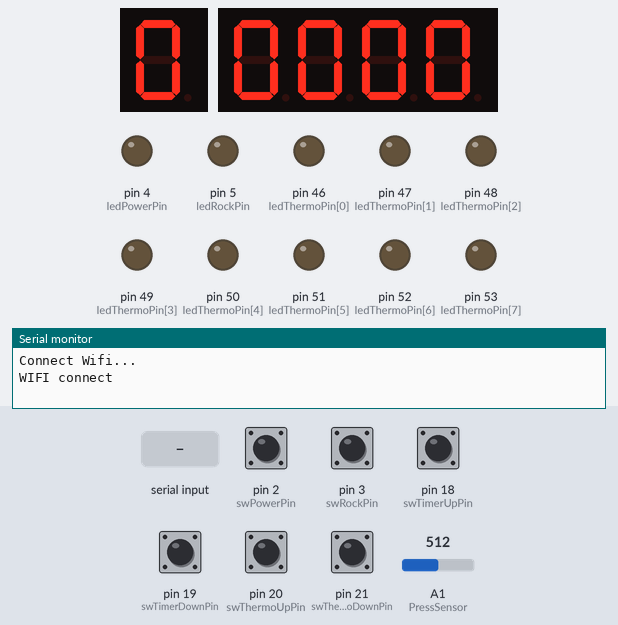
Recording of a sketch running on a simulated Arduino Mega 2560, built with avr-gcc and run on an emulated ATmega2560. On the bench: 1-digit seven-segment display, 4-digit seven-segment display, output pins drawn as LEDs (lit = HIGH), the last lines printed to the serial monitor. Wiring (inferred from the names in the program): 1-digit 7-segment display, segments lit when HIGH: segments pin 37, pin 38, pin 39, pin 40, pin 41, pin 42, pin 43. The inputs (shaded band) are chosen by the test bench; at power-on: pin 2 (swPowerPin), pin 3 (swRockPin), pin 18 (swTimerUpPin), pin 19 (swTimerDownPin), pin 20 (swThermoUpPin), pin 21 (swThermoDownPin) HIGH, A1 (PressSensor) = 512. The modem accepts every AT command (registered, SIM ready, sends succeed) and sends nothing else; the segment pins are drawn as the display they are named for; pins used as bus, display or sensor lines are not drawn.

Above: at 12.7 s.
12.8 s: pin 2 (swPowerPin) pulled LOW for 0.15 s
At 13.4 s:
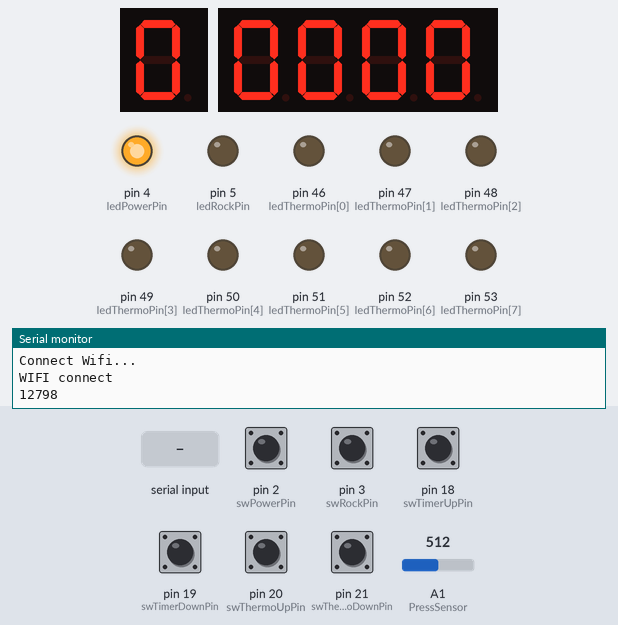
14.4 s: pin 20 (swThermoUpPin) pulled LOW for 0.15 s
At 14.7 s:
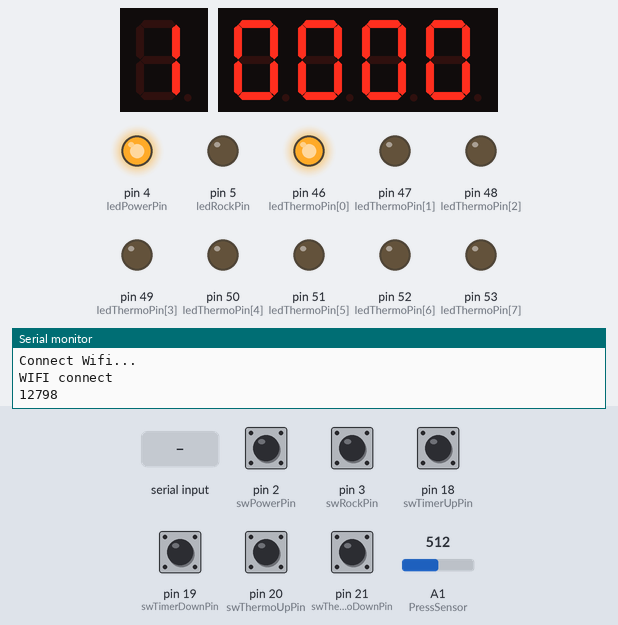
16.0 s: "4" received over Serial
At 16.4 s:
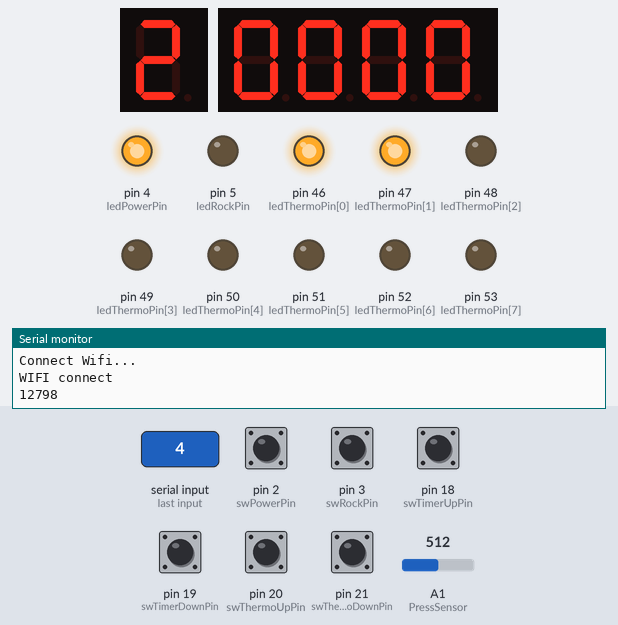
17.5 s: pin 20 (swThermoUpPin) pulled LOW for 1 s
At 18.2 s:
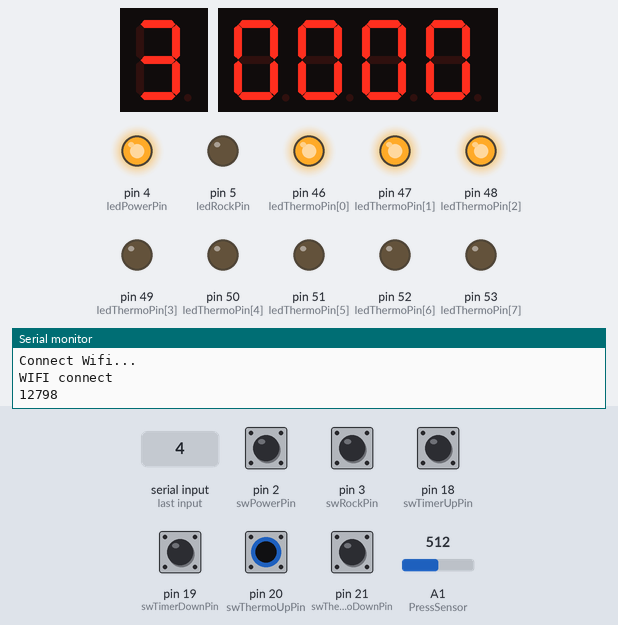
20.0 s: pin 20 (swThermoUpPin) pulled LOW for 0.15 s
At 21.1 s:
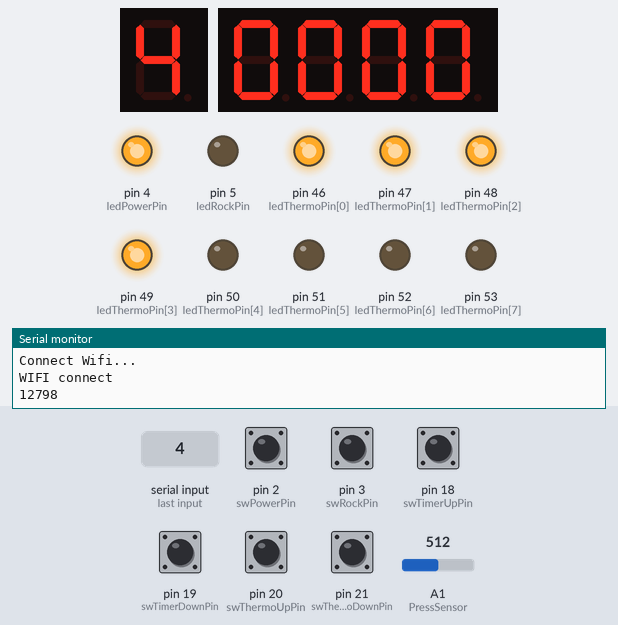
21.6 s: pin 18 (swTimerUpPin) pulled LOW for 0.15 s
At 22.8 s:
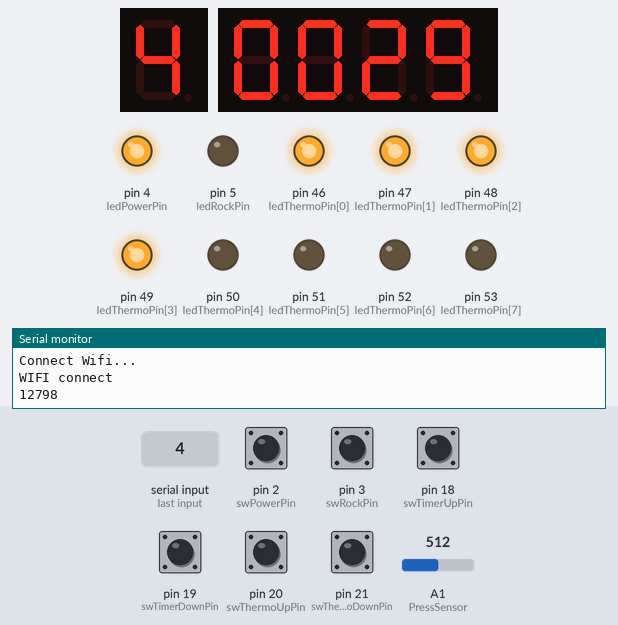
Timing chart, 0 to 24.5 s (numbered marks = the images above; inputs shaded):
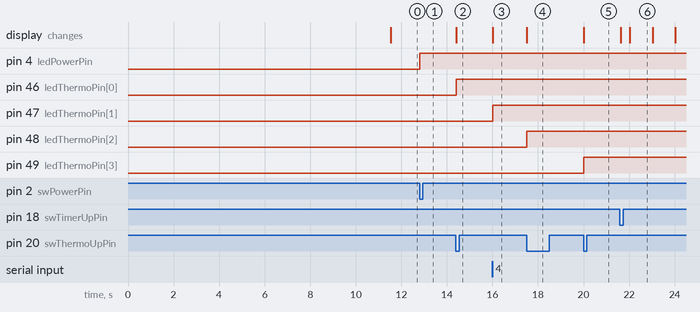

Measured:
- after the input at 12.8 s, pin 4 (ledPowerPin): LOW → HIGH at once
- after the input at 14.4 s, pin 46 (ledThermoPin[0]): LOW → HIGH at once; the display: changes at once (image 2)
- after the input at 16.0 s, pin 47 (ledThermoPin[1]): LOW → HIGH at once; the display: changes at once (image 3)
- after the input at 17.5 s, pin 48 (ledThermoPin[2]): LOW → HIGH at once; the display: changes at once (image 4)
- after the input at 20.0 s, pin 49 (ledThermoPin[3]): LOW → HIGH at once; the display: changes at once (image 5)
- after the input at 21.6 s, the display: first changes at once (image 6 shows a later state)

The sketch:

combine_wifi.ino
```cpp
#include <TM1637Display.h>
#include <SimpleTimer.h>

#define debounceTime 200      // debounce시간 설정(200ms)

// 와이파이 설정
String ssid = "iot401-2";
String PASSWORD = "iot123456";
String host = "10.0.106.11";
String port = "11111";

// 핀번호 설정
const uint8_t ledPowerPin = 4;
const uint8_t ledRockPin = 5;
const uint8_t fndPin[7] = {37, 38, 39, 40, 41, 42, 43};
const uint8_t ledThermoPin[8] = {46, 47, 48, 49, 50, 51, 52, 53};

const uint8_t swPowerPin = 2;
const uint8_t swRockPin = 3;
const uint8_t swThermoUpPin = 20;
const uint8_t swThermoDownPin = 21;
const uint8_t swTimerUpPin = 18;
const uint8_t swTimerDownPin = 19;

const uint8_t CLK = 31;
const uint8_t DIO = 30;

const uint8_t PressSensor = A1;

// 인터럽트에 쓰이는 변수
volatile int setTime = 0; // 타이머 시간 변수
volatile int thermo = 0;  // 온도 조절 변수
volatile bool powerFlag = false;  // 전원 변화를 체크하는 플래그 변수
volatile bool powerState = LOW;   // 전원led 상태 변수
volatile bool rockFlag = false;  // 잠금 변화를 체크하는 플래그 변수
volatile bool rockState = LOW;   // 잠금led 상태 변수
volatile bool timerFlag = false;   // 타이머 완료 확인 변수

// fnd 데이터 배열
const uint16_t fndData[9] = {0x3F, 0x06, 0x5B, 0x4F, 0x66, 0x6D, 0x7D, 0x27, 0x7F};
uint8_t data[] = { 0xff, 0xff, 0xff, 0xff };    // 시계형 7세그먼트 4칸모듈에 출력해주기 위해 저장되는 배열

// 타이머에 사용되는 변수
int num1, num2, num3, num4;             // 흘러가는 시간 출력 변수들(첫번째 칸수 ~ 네번째 칸 번호)
int current_sec = 0;                    // start를 누른후 흘러가는 초를 세주기 위한 변수
int pre_sec;
int period = 0;

// led 상태변수
bool ledState = LOW;

// 무게감지 플래그 변수
bool weightFlag = false;

// 시간 통신 변수
uint32_t onTime = 0;
uint32_t offTime = 0;
uint32_t sendTime = 0;
bool sendFlag = false;

int i;

SimpleTimer timer;                      // timer 를 쓰겠다고 선언함
TM1637Display display(CLK, DIO);        // clk, dio핀을 연결하고 시계형 7세그먼트 4칸 모듈에 출력함

void setup() {
  //set up led
  pinMode(ledPowerPin, OUTPUT);
  pinMode(ledRockPin, OUTPUT);
  for (i = 0; i < 8; i++) {
    pinMode(ledThermoPin[i], OUTPUT);
  }

  for (i = 0; i < 7; i++) {
    pinMode(fndPin[i], OUTPUT);
  }

  // set up sw
  pinMode(swPowerPin, INPUT_PULLUP);
  pinMode(swRockPin, INPUT_PULLUP);
  pinMode(swThermoUpPin, INPUT_PULLUP);
  pinMode(swThermoDownPin, INPUT_PULLUP);
  pinMode(swTimerUpPin, INPUT_PULLUP);
  pinMode(swTimerDownPin, INPUT_PULLUP);

  // use interrupt
  attachInterrupt(digitalPinToInterrupt(swPowerPin), powerInterrupt, FALLING);
  attachInterrupt(digitalPinToInterrupt(swRockPin), RockInterrupt, FALLING);
  attachInterrupt(digitalPinToInterrupt(swThermoUpPin), thermoUpInterrupt, FALLING);
  attachInterrupt(digitalPinToInterrupt(swThermoDownPin), thermoDownInterrupt, FALLING);
  attachInterrupt(digitalPinToInterrupt(swTimerUpPin), timerUpInterrupt, FALLING);
  attachInterrupt(digitalPinToInterrupt(swTimerDownPin), timerDownInterrupt, FALLING);

  timer.setInterval(1000, setTimer);     // 타이머 설정, 파라미터는 '시간(밀리초)', 'function이름'
  timer.run();                           // timer 시작

  display.setBrightness(7);              // 밝기 설정 범위는 0 ~ 7

  Serial.begin(115200);                  // 시리얼 통신 설정
  Serial3.begin(115200);

  connectWifi();
  delay(500);
}

void loop() {
  if (powerFlag == false) {     // 전원이 off일 때 타이머, 온도조절 불가
    thermo = 0;
    setTime = 0;
  }
  digitalWrite(ledPowerPin, powerState);
  digitalWrite(ledRockPin, rockState);

  setTimer();
  weight();
  if (setTime == 0 && timerFlag == true) {    // 타이머가 작동중일 때 0으로 되면 온도 조절 off, 타이머 작동 off
    thermo = 0;
    timerFlag = false;
  }
  if (weightFlag == false) {    // 무게 감지가 안되면 온도조절 off
    thermo = 0;
    setTime = 0;
  }
  fndDataOut(fndData[thermo]);
  ledDataOut(thermo);

  if (powerFlag == false && sendFlag == true) {
    String str = String(sendTime);
    httpclient(str);
  }
}

void fndDataOut(uint8_t data){    // fnd 출력
  for (i = 0; i < 7; i++) {
    digitalWrite(fndPin[i], (data >> i) & 0x01);
  }
}

void ledDataOut(uint8_t data) {   // led 출력
  for (i = 0; i < 8; i++) {
    if (i < data) {
      ledState = HIGH;
    }
    else if (i >= data) {
      ledState = LOW;
    }
    digitalWrite(ledThermoPin[i], ledState);
  }
}

void powerInterrupt() {   // power interrupt
  static uint32_t lastTime = 0;
  uint32_t now = millis();
  if ((now - lastTime) > debounceTime && rockFlag == false) {
    powerFlag = !powerFlag;
    powerState = !powerState;
    if (powerFlag == true) {
      onTime = millis();
      Serial.println(onTime);
      sendFlag = !sendFlag;
    }
    else {
      offTime = millis();
      sendTime = offTime - onTime;
      Serial.println(sendTime);
      onTime = 0;
      offTime = 0;
    }
  }
  lastTime = now;
}

void RockInterrupt() {    // 잠금 장치 함수
  static uint32_t lastTime = 0;
  uint32_t now = millis();

  if ((now - lastTime) > debounceTime && powerFlag == false) {
    rockFlag = !rockFlag;
    rockState = !rockState;
  }
  lastTime = now;
}

void setTimer() {         // 타이머 설정 함수
  current_sec = setTime - ((millis()/1000) - pre_sec);
  if (current_sec <= period) {
    current_sec = 0;
    setTime = 0;
  }

  num1 =((current_sec / 60) / 10);   // 분. 십의 자리 출력
  num2 =((current_sec / 60) % 10);   // 분. 일의 자리 출력
  num3 =((current_sec % 60) / 10);   // 초. 십의 자리 출력
  num4 =(current_sec % 10);          // 초. 일의 자리 출력

  data[0] = display.encodeDigit(num1);    // 시간 출력
  data[1] = display.encodeDigit(num2);
  data[2] = display.encodeDigit(num3);
  data[3] = display.encodeDigit(num4);

  display.setSegments(data);      // 배열 출력
}

void weight() {     // 감압센서 무게 출력 함수
  int adcValue = analogRead(PressSensor);
  double voltageOut = (5.0 * (double)adcValue) / ((double)adcValue + 1000.0);
  //if (voltageOut >= 0) {   // 감압센서가 정상일 때
  if (voltageOut >= 0) {     // 감압센서가 망가져서 0으로 설정
    weightFlag = true;
  }
  else {
    weightFlag = false;
  }
}

void thermoUpInterrupt() {      // 온도 증가 함수
  static uint32_t lastTime = 0;
  uint32_t now = millis();

  if ((now - lastTime) > debounceTime && powerFlag == true && weightFlag == true) {
    thermo += 1;
    if (thermo > 8) {
      thermo = 8;
    }
  }
  lastTime = now;
}

void thermoDownInterrupt() {      // 온도 감소 함수
  static uint32_t lastTime = 0;
  uint32_t now = millis();

  if ((now - lastTime) > debounceTime && powerFlag == true && weightFlag == true) {
    thermo -= 1;
    if (thermo < 0) {
      thermo = 0;
    }
  }
  lastTime = now;
}

void timerUpInterrupt() {       // 타이머 시간 설정 증가 함수
  static uint32_t lastTime = 0;
  uint32_t now = millis();
  timerFlag = true;

  if ((now - lastTime) > debounceTime) {
    setTime += 30;
  }
  lastTime = now;
  pre_sec = millis()/1000;
}

void timerDownInterrupt() {     // 타이머 시간 설정 감소 함수
  static uint32_t lastTime = 0;
  uint32_t now = millis();
  timerFlag = true;

  if ((now - lastTime) > debounceTime) {
    setTime -= 30;
    if (setTime < 0) {
      setTime = 0;
    }
  }
  lastTime = now;
  pre_sec = millis()/1000;
}

void serialEvent() {
  unsigned char ch = Serial.read();
  if (ch == '0') {      // Power on
    if (rockFlag == false) {
      powerFlag = true;
      powerState = HIGH;
    }
  }
  else if(ch == '1'){   // Power off
    powerFlag = false;
    powerState = LOW;
  }
  else if(ch == '2'){   // Rock on
    if (powerFlag == false) {
      rockFlag = true;
      rockState = HIGH;
    }
  }
  else if(ch == '3'){   // Rock off
    rockFlag = false;
    rockState = LOW;
  }
  else if (ch == '4') { // Temperature up
    if (powerFlag == true && weightFlag == true) {
      thermo += 1;
      if (thermo > 8) {
        thermo = 8;
      }
    }
  }
  else if(ch == '5'){   // Temperature down
    if (powerFlag == true && weightFlag == true) {
      thermo -= 1;
      if (thermo < 0) {
        thermo = 0;
      }
    }
  }
  else if(ch == '6'){   // Timer up
    timerFlag = true;
    setTime += 30;
    pre_sec = millis()/1000;
  }
  else if(ch == '7'){   // Timer down
    timerFlag = true;
    setTime -= 30;
    if (setTime < 0) {
      setTime = 0;
    }
    pre_sec = millis()/1000;
  }
  else if(ch == '8'){   //
    //weightFlag = true;
  }
  else if(ch == '9'){   //
    //weightFlag = false;
  }
}

void connectWifi() {
  String join = "AT+CWJAP=\""+ssid+"\",\""+PASSWORD+"\"";

  Serial.println("Connect Wifi...");
  Serial3.println(join);
  delay(10000);

  if (Serial3.find("OK")) {
    Serial.print("WIFI connect\n");
  }
  else {
    Serial.println("connect timeout\n");
  }
  delay(1000);
}

void httpclient(String char_input) {
  delay(100);
  Serial.println("connect TCP...");
  Serial3.println("AT+CIPSTART=\"TCP\",\""+host+"\",11111");
  delay(500);
  if (Serial.find("ERROR")) return;

  Serial.println("Send Data...");
  String url = char_input;
  String cmd = "GET /process.php?time="+url+"HTTP/1.0\r\n\r\n";
  Serial3.print("AT+CIPSEND=");
  Serial3.println(cmd.length());

  if (Serial3.find(">")) {
    Serial.print(">");
  }
  else {
    Serial3.println("AT+CIPCLOSE");
    Serial.println("connect timeout");
    delay(1000);
    return;
  }
  delay(500);

  Serial3.println(cmd);
  Serial.println(cmd);
  delay(100);
  if (Serial.find("ERROR")) return;
  Serial3.println("AT+CIPCLOSE");
  delay(100);
}
```
